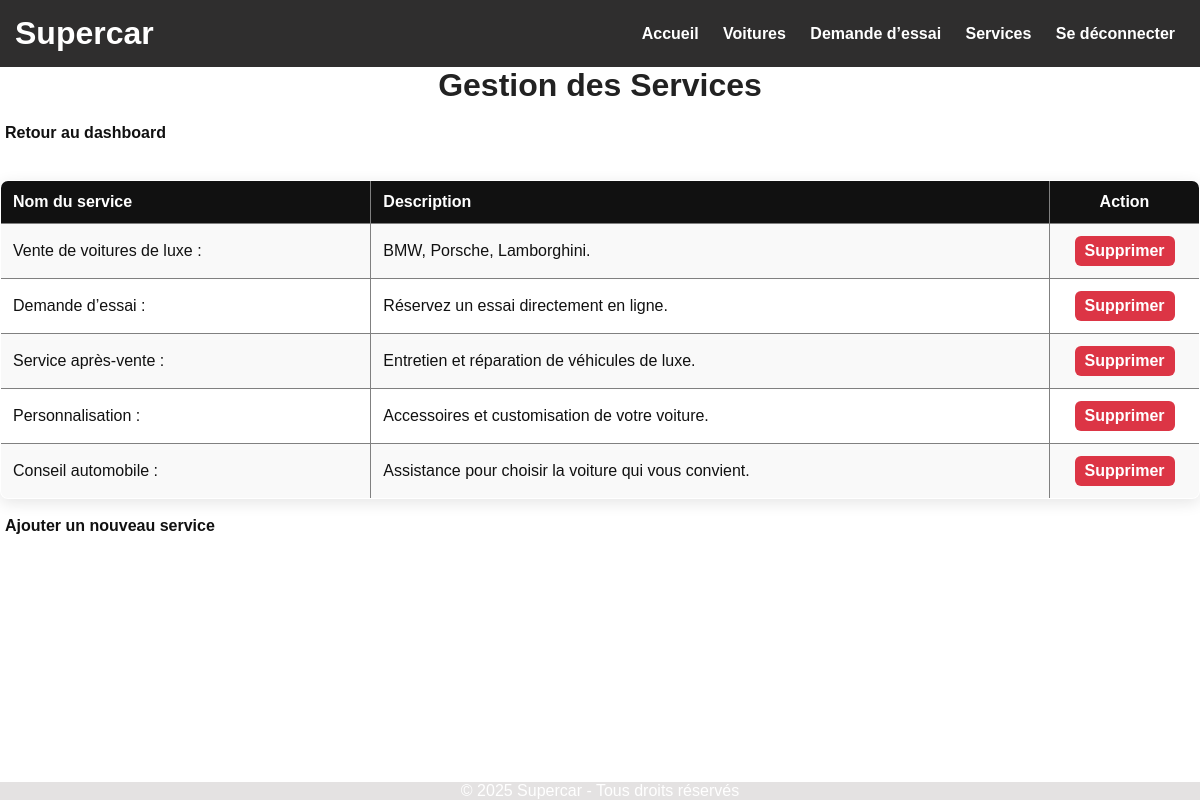
/Admin/services.php (signed in), run on the app's committed database.
### tables this page shows
CREATE TABLE IF NOT EXISTS `services` (
  `id` int NOT NULL AUTO_INCREMENT,
  `nom` varchar(100) NOT NULL,
  `description` text NOT NULL,
  PRIMARY KEY (`id`)
);

### Admin/services.php (the view, shortened to what this page needs)
<?php
include("../bd.php");
$result = $mysqli->query("SELECT * FROM services");
?>
<!DOCTYPE html>
<html lang="fr">
<head>
    <link href='css/services_admin.css' rel='stylesheet'>
</head>
<body>
<?php include 'header.php'; ?>
<h2>Gestion des Services</h2>
<a href="dashboard.php">Retour au dashboard</a><br><br>
<table border="1" cellpadding="5">
    <tr>
        <th>Nom du service</th>
        <th>Description</th>
        <th>Action</th>
    </tr>
    <?php while($service = $result->fetch_assoc()): ?>
    <tr>
        <td><?= $service['nom'] ?></td>
        <td><?= nl2br($service['description']) ?></td>
        <td>
            <a href="delete_services.php?id=<?= $service['id'] ?>">Supprimer</a>
        </td>
    </tr>
    <?php endwhile; ?>
</table>
<br>
<a href="add_service.php">Ajouter un nouveau service</a>
<?php include 'footer.php'; ?>
</body>
</html>

### Admin/css/services_admin.css (style rules this page uses)
table { width: 100%; border-collapse: collapse; background: #fff; border-radius: 8px; overflow: hidden; box-shadow: 0 4px 15px rgba(0,0,0,0.1); margin-top: 20px; }
th { background: #111; color: #fff; padding: 12px; text-align: left; }
td { padding: 12px; vertical-align: middle; color: #111; }
tr:nth-child(even) { background: #f9f9f9; }
th:last-child, td:last-child { width: 150px; text-align: center; }
td a[href*="delete"] { display: inline-block; width: 100px; padding: 6px 0; border-radius: 6px; color: #fff; text-decoration: none; font-weight: bold; background: #dc3545; margin: 0 5px; transition: 0.3s; }
h2 { font-size: 2em; text-align: center; margin-bottom: 20px; color: #222; }
a { text-decoration: none; color: #111; font-weight: bold; margin: 0 5px; display: inline-block; }

### Admin/style.css (style rules this page uses)
* { margin: 0; padding: 0; box-sizing: border-box; font-family: Arial, sans-serif; }
body { font-family: Arial, sans-serif; margin: 0; padding: 0; }

### data on the page
services: nom "Vente de voitures de luxe :", description "BMW, Porsche, Lamborghini."
services: nom "Demande d’essai :", description "Réservez un essai directement en ligne."
services: nom "Service après-vente :", description "Entretien et réparation de véhicules de luxe."
services: nom "Personnalisation :", description "Accessoires et customisation de votre voiture."
services: nom "Conseil automobile :", description "Assistance pour choisir la voiture qui vous convient."
